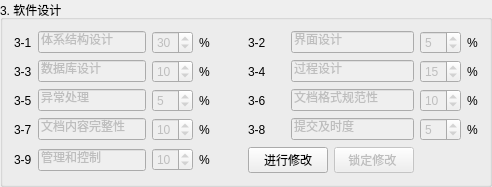
        <widget class="QGroupBox" name="groupBox_3">
         <property name="sizePolicy">
          <sizepolicy hsizetype="Expanding" vsizetype="Expanding">
           <horstretch>0</horstretch>
           <verstretch>0</verstretch>
          </sizepolicy>
         </property>
         <property name="title">
          <string>3. 软件设计</string>
         </property>
         <layout class="QGridLayout" name="gridLayout_3">
          <item row="0" column="0">
           <widget class="QLabel" name="pro3_1Label">
            <property name="text">
             <string>3-1</string>
            </property>
            <property name="alignment">
             <set>Qt::AlignLeading|Qt::AlignLeft|Qt::AlignVCenter</set>
            </property>
            <property name="buddy">
             <cstring>pro3_1LineEdit</cstring>
            </property>
           </widget>
          </item>
          <item row="0" column="1">
           <widget class="QLineEdit" name="pro3_1LineEdit">
            <property name="enabled">
             <bool>false</bool>
            </property>
            <property name="text">
             <string>体系结构设计</string>
            </property>
           </widget>
          </item>
          <item row="0" column="2">
           <widget class="QSpinBox" name="pro3_1SpinBox">
            <property name="enabled">
             <bool>false</bool>
            </property>
            <property name="value">
             <number>30</number>
            </property>
           </widget>
          </item>
          <item row="0" column="3">
           <widget class="QLabel" name="label_18">
            <property name="text">
             <string>%</string>
            </property>
           </widget>
          </item>
          <item row="0" column="4">
           <spacer name="horizontalSpacer_18">
            <property name="orientation">
             <enum>Qt::Horizontal</enum>
            </property>
            <property name="sizeHint" stdset="0">
             <size>
              <width>32</width>
              <height>20</height>
             </size>
            </property>
           </spacer>
          </item>
          <item row="0" column="5">
           <widget class="QLabel" name="pro3_2Label">
            <property name="text">
             <string>3-2</string>
            </property>
            <property name="alignment">
             <set>Qt::AlignLeading|Qt::AlignLeft|Qt::AlignVCenter</set>
            </property>
            <property name="buddy">
             <cstring>pro3_2LineEdit</cstring>
            </property>
           </widget>
          </item>
          <item row="0" column="6" colspan="2">
           <widget class="QLineEdit" name="pro3_2LineEdit">
            <property name="enabled">
             <bool>false</bool>
            </property>
            <property name="text">
             <string>界面设计</string>
            </property>
           </widget>
          </item>
          <item row="0" column="8">
           <widget class="QSpinBox" name="pro3_2SpinBox">
            <property name="enabled">
             <bool>false</bool>
            </property>
            <property name="value">
             <number>5</number>
            </property>
           </widget>
          </item>
          <item row="0" column="9">
           <widget class="QLabel" name="label_21">
            <property name="text">
             <string>%</string>
            </property>
           </widget>
          </item>
          <item row="1" column="0">
           <widget class="QLabel" name="pro3_3Label">
            <property name="text">
             <string>3-3</string>
            </property>
            <property name="alignment">
             <set>Qt::AlignLeading|Qt::AlignLeft|Qt::AlignVCenter</set>
            </property>
            <property name="buddy">
             <cstring>pro3_3LineEdit</cstring>
            </property>
           </widget>
          </item>
          <item row="1" column="1">
           <widget class="QLineEdit" name="pro3_3LineEdit">
            <property name="enabled">
             <bool>false</bool>
            </property>
            <property name="text">
             <string>数据库设计</string>
            </property>
           </widget>
          </item>
          <item row="1" column="2">
           <widget class="QSpinBox" name="pro3_3SpinBox">
            <property name="enabled">
             <bool>false</bool>
            </property>
            <property name="value">
             <number>10</number>
            </property>
           </widget>
          </item>
          <item row="1" column="3">
           <widget class="QLabel" name="label_17">
            <property name="text">
             <string>%</string>
            </property>
           </widget>
          </item>
          <item row="1" column="4">
           <spacer name="horizontalSpacer_16">
            <property name="orientation">
             <enum>Qt::Horizontal</enum>
            </property>
            <property name="sizeHint" stdset="0">
             <size>
              <width>32</width>
              <height>20</height>
             </size>
            </property>
           </spacer>
          </item>
          <item row="1" column="5">
           <widget class="QLabel" name="pro3_4Label">
            <property name="text">
             <string>3-4</string>
            </property>
            <property name="alignment">
             <set>Qt::AlignLeading|Qt::AlignLeft|Qt::AlignVCenter</set>
            </property>
            <property name="buddy">
             <cstring>pro3_4LineEdit</cstring>
            </property>
           </widget>
          </item>
          <item row="1" column="6" colspan="2">
           <widget class="QLineEdit" name="pro3_4LineEdit">
            <property name="enabled">
             <bool>false</bool>
            </property>
            <property name="text">
             <string>过程设计</string>
            </property>
           </widget>
          </item>
          <item row="1" column="8">
           <widget class="QSpinBox" name="pro3_4SpinBox">
            <property name="enabled">
             <bool>false</bool>
            </property>
            <property name="value">
             <number>15</number>
            </property>
           </widget>
          </item>
          <item row="1" column="9">
           <widget class="QLabel" name="label_22">
            <property name="text">
             <string>%</string>
            </property>
           </widget>
          </item>
          <item row="2" column="0">
           <widget class="QLabel" name="pro3_5Label">
            <property name="text">
             <string>3-5</string>
            </property>
            <property name="alignment">
             <set>Qt::AlignLeading|Qt::AlignLeft|Qt::AlignVCenter</set>
            </property>
            <property name="buddy">
             <cstring>pro3_5LineEdit</cstring>
            </property>
           </widget>
          </item>
          <item row="2" column="1">
           <widget class="QLineEdit" name="pro3_5LineEdit">
            <property name="enabled">
             <bool>false</bool>
            </property>
            <property name="text">
             <string>异常处理</string>
            </property>
           </widget>
          </item>
          <item row="2" column="2">
           <widget class="QSpinBox" name="pro3_5SpinBox">
            <property name="enabled">
             <bool>false</bool>
            </property>
            <property name="value">
             <number>5</number>
            </property>
           </widget>
          </item>
          <item row="2" column="3">
           <widget class="QLabel" name="label_19">
            <property name="text">
             <string>%</string>
            </property>
           </widget>
          </item>
          <item row="2" column="4">
           <spacer name="horizontalSpacer_19">
            <property name="orientation">
             <enum>Qt::Horizontal</enum>
            </property>
            <property name="sizeHint" stdset="0">
             <size>
              <width>32</width>
              <height>20</height>
             </size>
            </property>
           </spacer>
          </item>
          <item row="2" column="5">
           <widget class="QLabel" name="pro3_6Label">
            <property name="text">
             <string>3-6</string>
            </property>
            <property name="alignment">
             <set>Qt::AlignLeading|Qt::AlignLeft|Qt::AlignVCenter</set>
            </property>
            <property name="buddy">
             <cstring>pro3_6LineEdit</cstring>
            </property>
           </widget>
          </item>
          <item row="2" column="6" colspan="2">
           <widget class="QLineEdit" name="pro3_6LineEdit">
            <property name="enabled">
             <bool>false</bool>
            </property>
            <property name="text">
             <string>文档格式规范性</string>
            </property>
           </widget>
          </item>
          <item row="2" column="8">
           <widget class="QSpinBox" name="pro3_6SpinBox">
            <property name="enabled">
             <bool>false</bool>
            </property>
            <property name="value">
             <number>10</number>
            </property>
           </widget>
          </item>
          <item row="2" column="9">
           <widget class="QLabel" name="label_24">
            <property name="text">
             <string>%</string>
            </property>
           </widget>
          </item>
          <item row="3" column="0">
           <widget class="QLabel" name="pro3_7Label">
            <property name="text">
             <string>3-7</string>
            </property>
            <property name="alignment">
             <set>Qt::AlignLeading|Qt::AlignLeft|Qt::AlignVCenter</set>
            </property>
            <property name="buddy">
             <cstring>pro3_7LineEdit</cstring>
            </property>
           </widget>
          </item>
          <item row="3" column="1">
           <widget class="QLineEdit" name="pro3_7LineEdit">
            <property name="enabled">
             <bool>false</bool>
            </property>
            <property name="text">
             <string>文档内容完整性</string>
            </property>
           </widget>
          </item>
          <item row="3" column="2">
           <widget class="QSpinBox" name="pro3_7SpinBox">
            <property name="enabled">
             <bool>false</bool>
            </property>
            <property name="value">
             <number>10</number>
            </property>
           </widget>
          </item>
          <item row="3" column="3">
           <widget class="QLabel" name="label_16">
            <property name="text">
             <string>%</string>
            </property>
           </widget>
          </item>
          <item row="3" column="4">
           <spacer name="horizontalSpacer_17">
            <property name="orientation">
             <enum>Qt::Horizontal</enum>
            </property>
            <property name="sizeHint" stdset="0">
             <size>
              <width>32</width>
              <height>20</height>
             </size>
            </property>
           </spacer>
          </item>
          <item row="3" column="5">
           <widget class="QLabel" name="pro3_8Label">
            <property name="text">
             <string>3-8</string>
            </property>
            <property name="alignment">
             <set>Qt::AlignLeading|Qt::AlignLeft|Qt::AlignVCenter</set>
            </property>
            <property name="buddy">
             <cstring>pro3_8LineEdit</cstring>
            </property>
           </widget>
          </item>
          <item row="3" column="6" colspan="2">
           <widget class="QLineEdit" name="pro3_8LineEdit">
            <property name="enabled">
             <bool>false</bool>
            </property>
            <property name="text">
             <string>提交及时度</string>
            </property>
           </widget>
          </item>
          <item row="3" column="8">
           <widget class="QSpinBox" name="pro3_8SpinBox">
            <property name="enabled">
             <bool>false</bool>
            </property>
            <property name="value">
             <number>5</number>
            </property>
           </widget>
          </item>
          <item row="3" column="9">
           <widget class="QLabel" name="label_23">
            <property name="text">
             <string>%</string>
            </property>
           </widget>
          </item>
          <item row="4" column="0">
           <widget class="QLabel" name="pro3_9Label">
            <property name="text">
             <string>3-9</string>
            </property>
            <property name="alignment">
             <set>Qt::AlignLeading|Qt::AlignLeft|Qt::AlignVCenter</set>
            </property>
            <property name="buddy">
             <cstring>pro3_9LineEdit</cstring>
            </property>
           </widget>
          </item>
          <item row="4" column="1">
           <widget class="QLineEdit" name="pro3_9LineEdit">
            <property name="enabled">
             <bool>false</bool>
            </property>
            <property name="text">
             <string>管理和控制</string>
            </property>
           </widget>
          </item>
          <item row="4" column="2">
           <widget class="QSpinBox" name="pro3_9SpinBox">
            <property name="enabled">
             <bool>false</bool>
            </property>
            <property name="value">
             <number>10</number>
            </property>
           </widget>
          </item>
          <item row="4" column="3">
           <widget class="QLabel" name="label_20">
            <property name="text">
             <string>%</string>
            </property>
           </widget>
          </item>
          <item row="4" column="4">
           <spacer name="horizontalSpacer_20">
            <property name="orientation">
             <enum>Qt::Horizontal</enum>
            </property>
            <property name="sizeHint" stdset="0">
             <size>
              <width>32</width>
              <height>20</height>
             </size>
            </property>
           </spacer>
          </item>
          <item row="4" column="5" colspan="2">
           <widget class="QPushButton" name="modifyBtn3">
            <property name="sizePolicy">
             <sizepolicy hsizetype="Minimum" vsizetype="Fixed">
              <horstretch>0</horstretch>
              <verstretch>0</verstretch>
             </sizepolicy>
            </property>
            <property name="text">
             <string>进行修改</string>
            </property>
           </widget>
          </item>
          <item row="4" column="7">
           <widget class="QPushButton" name="lockBtn3">
            <property name="enabled">
             <bool>false</bool>
            </property>
            <property name="sizePolicy">
             <sizepolicy hsizetype="Minimum" vsizetype="Fixed">
              <horstretch>0</horstretch>
              <verstretch>0</verstretch>
             </sizepolicy>
            </property>
            <property name="text">
             <string>锁定修改 </string>
            </property>
            <property name="checkable">
             <bool>false</bool>
            </property>
           </widget>
          </item>
          <item row="4" column="8" colspan="2">
           <spacer name="horizontalSpacer_6">
            <property name="orientation">
             <enum>Qt::Horizontal</enum>
            </property>
            <property name="sizeHint" stdset="0">
             <size>
              <width>51</width>
              <height>20</height>
             </size>
            </property>
           </spacer>
          </item>
         </layout>
        </widget>
